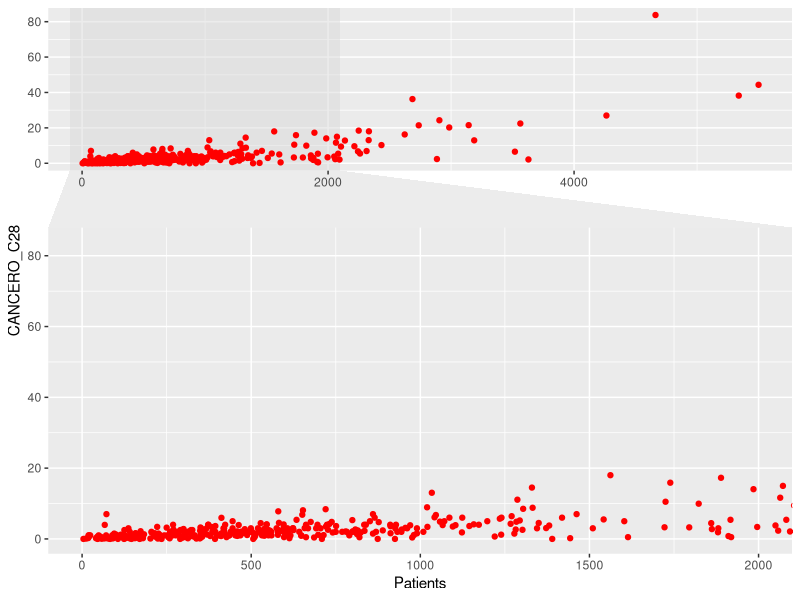

The R source for this figure:
## ---- chunk 1
#To run first
#Imports of packages
library('tidyverse')
library("ggforce") #for graphs
library("dplyr") #for sql data manipulation
 
## ---- chunk 2

getwd()
setwd(dirname(rstudioapi::getActiveDocumentContext()$path))


#Imports of databases add "../" in front of file path before compiling in R mark down
cancero <- read.csv(file = "Donnees-20221103/CANCERO_2019.csv",
                    header = TRUE, sep = ";", dec = ".")

desc_cancero <- read.csv(file = "Donnees-20221103/Desc_Cancero_Urgences.csv",
                         header = TRUE, sep = ",", dec = ".")

urgences  <- read.csv(file = "Donnees-20221103/URGENCES2_2019.csv",
                         header = TRUE, sep = ";", dec = ".")

Q20 <- read.csv(file = "Donnees-20221103/Q20_2019.csv",
                         header = TRUE, sep = ";", dec = ".")

## ---- chunk 3
#attach databases, only run once
attach(cancero)
attach(desc_cancero)
index <- desc_cancero$Valeur.Modalité == "CANCERO_A1"
desc_cancero[index]
## ---- chunk 4
#Define functions


## ---- chunk 5
N_chem_adults_MCO <- sum(CANCERO_A11[! is.na(CANCERO_A11)])
## ---- chunk 6
N_chem_adults_HAD <- sum(CANCERO_B11[! is.na(CANCERO_B11)]) 
N_chem_childs_MCO <- sum(CANCERO_C11[! is.na(CANCERO_C11)]) 
N_chem_childs_HAD <- sum(CANCERO_D11[! is.na(CANCERO_D11)]) 

HAD_tot <- N_chem_adults_HAD + N_chem_childs_HAD
MCO_tot <- N_chem_adults_MCO + N_chem_childs_MCO
print(paste("The HAD adults percentage is:", as.character(N_chem_adults_HAD/HAD_tot),
      " The MCO adults percentage is: ", as.character(N_chem_adults_MCO/MCO_tot)))
#use sprintf
## ---- chunk 7
cancero$Patients = CANCERO_A11 + CANCERO_B11 + CANCERO_C11 + CANCERO_D11


ggplot(cancero)+ #zoom
      geom_point(aes(x = Patients, y = CANCERO_C28), col = "red")+
      facet_zoom(xlim = c(0, 2000))

## ---- chunk 8
#urgenero <- merge(cancero, urgences, by = "FI") #inner join
urgtot <- urgences$dt80 + urgences$dt18
prop <- urgences$dt18 / urgtot
sprintf("l’unité d’urgence générale pour laquelle la proportion de patients de moins de 18 ans est la plus élevée est FI = %s", 
         urgences$FI[which.max(prop)])
## ---- chunk 9
d = dim(Q20)
colran = 1:d[2]
rowran = 1:d[1]
for (i in colran) {
      n_na = length(rowran[is.na(Q20[,i])])  
      name = names(Q20)[i]
      print(sprintf("La proportion de donnèes manquantes de %s est %.3f per cent", name,  n_na/d[1]*100))

}
